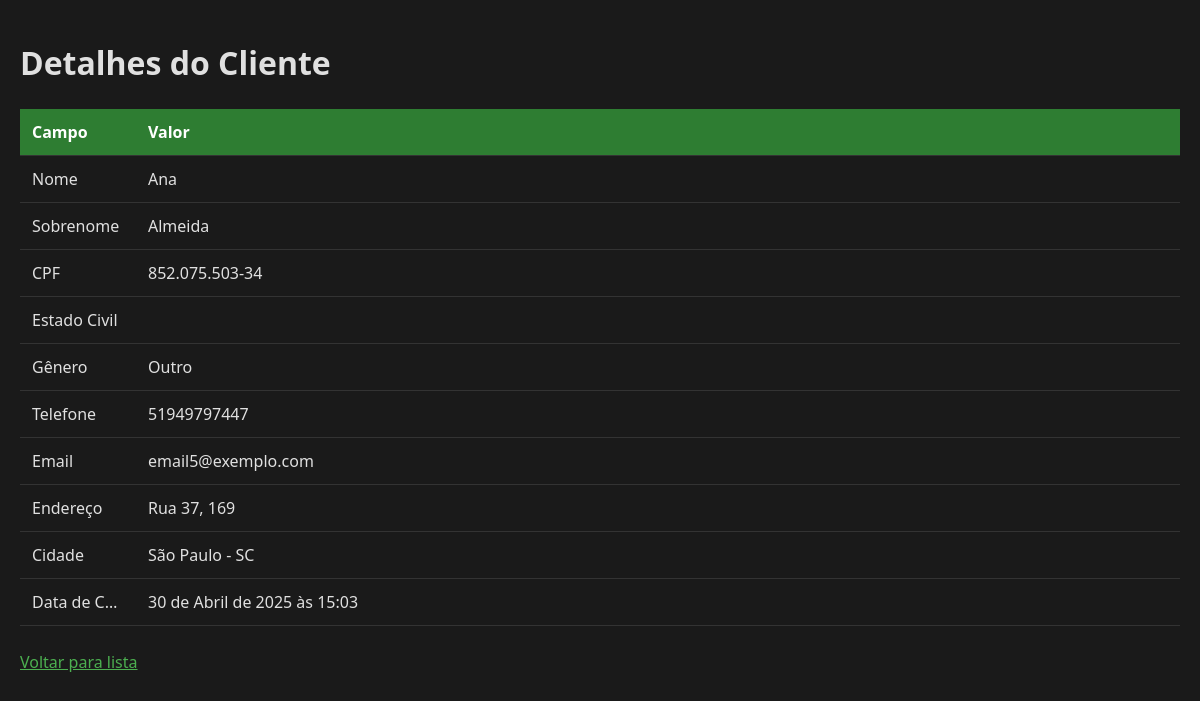
Page /client/6 on the committed database.
### client/models.py (models this page shows, shortened)
class Client(models.Model):
    GENDER_CHOICES = [
        ("male", "Masculino"),
        ("female", "Feminino"),
        ("non_binary", "Não-Binário"),
        ("other", "Outro")
    ]
    MARITAL_STATUS_CHOICES = [
        ("single", "Solteiro(a)"),
        ("married", "Casado(a)"),
        ("divorced", "Divorciado(a)"),
        ("widowed", "Viúvo(a)"),
        ("separated", "Separado(a)"),
    ]
    name = models.CharField(max_length=20)
    surname = models.CharField(max_length=30)
    cpf = models.CharField(max_length=11)
    gender = models.CharField(max_length=20, choices=GENDER_CHOICES)
    maritalStatus = models.CharField(max_length=20, choices=MARITAL_STATUS_CHOICES, default='single', verbose_name="Estado civil")
    phone = models.CharField(max_length=15)
    email = models.CharField(max_length=200)
    createdAt = models.DateTimeField(auto_now_add=True, verbose_name="Criado em")

class AdressInfo(models.Model):
    client = models.ForeignKey(Client, on_delete=models.CASCADE, related_name="addresses")
    street = models.CharField(max_length=30)
    number = models.IntegerField()
    complement = models.CharField(max_length=50)
    neighborhood = models.CharField(max_length=30)
    city = models.CharField(max_length=30)
    state = models.CharField(max_length=30)
    zipCode = models.IntegerField()

### client/views.py (the view)
# urls.py: path("client/<int:client_id>", views.client_details, name="client_details")
def client_details(request, client_id):
    client = get_object_or_404(Client, pk=client_id)
    formatted_client = {
        'client': client,
        'cpf_formatted': formatCpf(client.cpf)
    }
    return render(request, 'client/client_details.html', formatted_client)

### client/views.py (called while the page is built)
def formatCpf(cpf):
    CPF = '{}.{}.{}-{}'.format(cpf[:3], cpf[3:6], cpf[6:9], cpf[9:])
    return CPF

### client/templates/client/client_details.html (shortened to what this page needs)
{% load static %}
<!DOCTYPE html>
<html lang="pt-br">
<head>
    <link rel="stylesheet" href="{% static 'client/css/style.css' %}">
</head>
<body>
    <h1>Detalhes do Cliente</h1>
    <table class="details">
        <tr>
            <th>Campo</th>
            <th>Valor</th>
        </tr>
        <tr>
            <td>Nome</td>
            <td>{{ client.name }}</td>
        </tr>
        <tr>
            <td>Sobrenome</td>
            <td>{{ client.surname }}</td>
        </tr>
        <tr>
            <td>CPF</td>
            <td>{{ cpf_formatted }}</td>
        </tr>
        <tr>
            <td>Estado Civil</td>
            <td>{{ client.get_marital_status_display }}</td>
        </tr>
        <tr>
            <td>Gênero</td>
            <td>{{ client.get_gender_display }}</td>
        </tr>
        <tr>
            <td>Telefone</td>
            <td>{{ client.phone }}</td>
        </tr>
        <tr>
            <td>Email</td>
            <td>{{ client.email }}</td>
        </tr>
        <tr>
            <td>Endereço</td>
            <td>{{ client.addresses.first.street }}, {{ client.addresses.first.number }}</td>
        </tr>
        <tr>
            <td>Cidade</td>
            <td>{{ client.addresses.first.city }} - {{ client.addresses.first.state }}</td>
        </tr>
        <tr>
            <td>Data de Cadastro</td>
            <td>{{ client.createdAt }}</td>
        </tr>
    </table>
    <a href="{% url 'index' %}">Voltar para lista</a>
</body>
</html>

### client/static/client/css/style.css (style rules this page uses)
body { font-family: system-ui, -apple-system, BlinkMacSystemFont, 'Segoe UI', Roboto, Oxygen, Ubuntu, Cantarell, 'Open Sans', 'Helvetica Neue', sans-serif; margin: 0; padding: 20px; background-color: #1a1a1a; color: #e0e0e0; }
table { width: 100%; border-collapse: collapse; margin: 25px 0; }
th, td { padding: 12px; text-align: left; border-bottom: 1px solid #333; width: min-content; white-space: nowrap; overflow: hidden; text-overflow: ellipsis; max-width: 0; }
th { background-color: #2e7d32; color: white; }
a { color: #4CAF50; transition: all 0.3s ease; }

### rows in the picture
Client: name "Ana", surname "Almeida", gender "Outro", phone "51949797447", email "email5@exemplo.com", addresses.first.street "Rua 37", addresses.first.number "169", addresses.first.city "São Paulo", addresses.first.state "SC", createdAt "30 de Abril de 2025 às 15:03"

### other values in the picture
{{ cpf_formatted }} "852.075.503-34"
